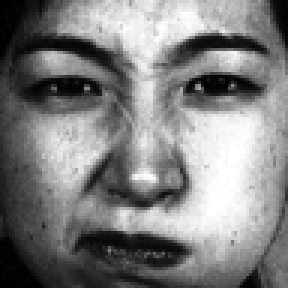
%> input picture 40_periodical_2013_HuMin/gradientGaborHistogram/KA.AN1.39.tiff, 96 x 96 px (shown 3 times larger)
$ octave gaborCombine01.m   (GNU Octave 9; MATLAB toolbox functions it lacks are replaced by stand-ins)
%> lines starting %> are read from the running program, lines starting %| are printed output that depends on the picture; in (x1, y1, x2, y2) boxes, pixels count from 0 and x2, y2 are one past the last pixel; in counts of white or black regions, pixels touching at a corner belong together; the program's own positions count from 1
%> further down, readImage is the input picture: size 96x96 uint8; min 0, max 255, mean 127.5
### 40_periodical_2013_HuMin/gradientGaborHistogram/gaborFilterBank.m
function gaborArray = gaborFilterBank(u,v,m,n)
%> called with u = 5, v = 8, m = 39, n = 39

% GABORFILTERBANK generates a custum Gabor filter bank.
% It creates a u by v cell array, whose elements are m by n matrices;
% each matrix being a 2-D Gabor filter.
%
%
% Inputs:
%       u	:	No. of scales (usually set to 5)
%       v	:	No. of orientations (usually set to 8)
%       m	:	No. of rows in a 2-D Gabor filter (an odd integer number, usually set to 39)
%       n	:	No. of columns in a 2-D Gabor filter (an odd integer number, usually set to 39)
%
% Output:
%       gaborArray: A u by v array, element of which are m by n
%                   matries; each matrix being a 2-D Gabor filter
%
%
% Sample use:
%
% gaborArray = gaborFilterBank(5,8,39,39);
%
%
%
%   Details can be found in:
%
%   M. Haghighat, S. Zonouz, M. Abdel-Mottaleb, "CloudID: Trustworthy
%   cloud-based and cross-enterprise biometric identification,"
%   Expert Systems with Applications, vol. 42, no. 21, pp. 7905-7916, 2015.
%
%
%
% (C)	Mohammad Haghighat, University of Miami
%       haghighat@ieee.org
%       PLEASE CITE THE ABOVE PAPER IF YOU USE THIS CODE.


if (nargin ~= 4)    % Check correct number of arguments
    error('There must be four input arguments (Number of scales and orientations and the 2-D size of the filter)!')
end


%% Create Gabor filters
% Create u*v gabor filters each being an m by n matrix

gaborArray = cell(u,v);
fmax = 0.25;
gama = sqrt(2);
eta = sqrt(2);

for i = 1:u

    fu = fmax/((sqrt(2))^(i-1));
    alpha = fu/gama;
    beta = fu/eta;

    for j = 1:v
        tetav = ((j-1)/v)*pi;
        fprintf('tetav=%f\n',tetav);
        gFilter = zeros(m,n);

        for x = 1:m
            for y = 1:n
                xprime = (x-((m+1)/2))*cos(tetav)+(y-((n+1)/2))*sin(tetav);
                yprime = -(x-((m+1)/2))*sin(tetav)+(y-((n+1)/2))*cos(tetav);
                gFilter(x,y) = (fu^2/(pi*gama*eta))*exp(-((alpha^2)*(xprime^2)+(beta^2)*(yprime^2)))*exp(1i*2*pi*fu*xprime);
            end
        end
        gaborArray{i,j} = gFilter;

    end
end


%% Show Gabor filters (Please comment this section if not needed!)

% [19 lines of commented-out code are left out]

### 40_periodical_2013_HuMin/gradientGaborHistogram/gaborFeaturesArray.m
function featureVectorArray = gaborFeaturesArray(img,gaborArray,d1,d2)
%> called with d1 = 4, d2 = 4

% GABORFEATURES extracts the Gabor features of an input image.
% It creates a column vector, consisting of the Gabor features of the input
% image. The feature vectors are normalized to zero mean and unit variance.
%
%
% Inputs:
%       img         :	Matrix of the input image
%       gaborArray	:	Gabor filters bank created by the function gaborFilterBank
%       d1          :	The factor of downsampling along rows.
%       d2          :	The factor of downsampling along columns.
%
% Output:
%       featureVector	:   A column vector with length (m*n*u*v)/(d1*d2).
%                           This vector is the Gabor feature vector of an
%                           m by n image. u is the number of scales and
%                           v is the number of orientations in 'gaborArray'.
%
%
% Sample use:
%
% img = imread('cameraman.tif');
% gaborArray = gaborFilterBank(5,8,39,39);  % Generates the Gabor filter bank
% featureVector = gaborFeatures(img,gaborArray,4,4);   % Extracts Gabor feature vector, 'featureVector', from the image, 'img'.
%
%
%
%   Details can be found in:
%
%   M. Haghighat, S. Zonouz, M. Abdel-Mottaleb, "CloudID: Trustworthy
%   cloud-based and cross-enterprise biometric identification,"
%   Expert Systems with Applications, vol. 42, no. 21, pp. 7905-7916, 2015.
%
%
%
% (C)	Mohammad Haghighat, University of Miami
%       haghighat@ieee.org
%       PLEASE CITE THE ABOVE PAPER IF YOU USE THIS CODE.


if (nargin ~= 4)        % Check correct number of arguments
    error('Please use the correct number of input arguments!')
end

if size(img,3) == 3     % Check if the input image is grayscale
    warning('The input RGB image is converted to grayscale!')
    img = rgb2gray(img);
end

img = double(img);


%% Filter the image using the Gabor filter bank

% Filter input image by each Gabor filter
[u,v] = size(gaborArray);
gaborResult = cell(u,v);
for i = 1:u
    for j = 1:v
        gaborResult{i,j} = imfilter(img, gaborArray{i,j});
    end
end
%> after the loop, gaborResult = 40 items


%% Create feature vector

% Extract feature vector from input image
featureVectorArray = [];

for i = 1:u
    for j = 1:v

        gaborAbs = abs(gaborResult{i,j});
% [8 lines of commented-out code are left out]
        featureVectorArray{i,j} =  gaborAbs;
    end
end
%> after the loop, featureVectorArray = 40 items


%% Show filtered images (Please comment this section if not needed!)

% [13 lines of commented-out code are left out]
figure('NumberTitle','Off','Name','Magnitudes of filted image');
for i = 1:u
    for j = 1:v
        subplot(u,v,(i-1)*v+j)
        imshow(abs(gaborResult{i,j}),[]);
        title({  ['u = ',num2str(i), ',v = ',num2str(j)] } );
    end
end

### 40_periodical_2013_HuMin/gradientGaborHistogram/gaborCombine01.m
% 5 directions combined face image
% ＧＧＨ 特征提取的基本思想是将同一尺度、不同方向的 Ｇａｂｏｒ特征按照梯度方向构建 Ｇａｂｏｒ特征融合图

close all;

% img = imread('KA.HA4.32Resize.tiff');
% gaborArray = gaborFilterBank(5,8,39,39);  % Generates the Gabor filter bank
% featureVector1 = gaborFeatures(img,gaborArray,4,4);   % Extracts Gabor feature vector, 'featureVector', from the image, 'img'.

readImage=imread('KA.AN1.39.tiff');
% img2=rgb2gray(readImage);
gaborArray = gaborFilterBank(5,8,39,39);
featureVector2=gaborFeaturesArray(readImage,gaborArray,4,4);
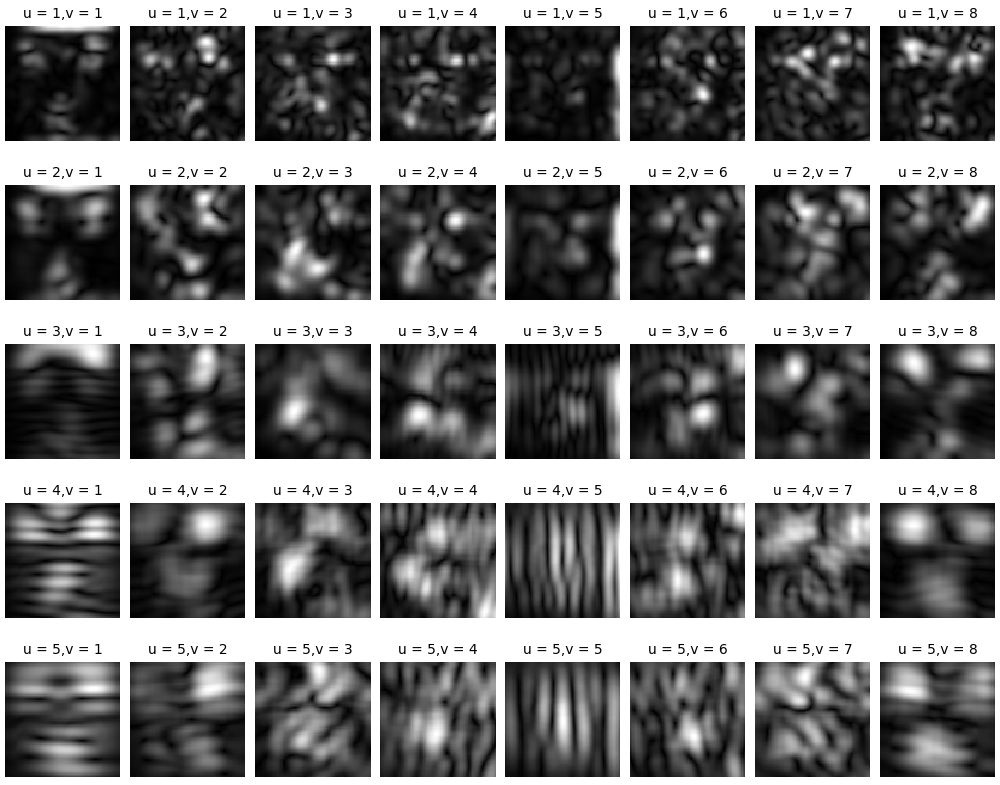
%> figure redrawn from the program's plot data, 40 panels
%> featureVector2 = 40 items

% 同一尺度，不同方向，数据累加
[u,v] = size(featureVector2);
%> u = 5; v = 8
fvArray = featureVector2;
%> fvArray = 40 items
featureAccumulate = cell(u,1);
%> featureAccumulate = {[], [], [], [], []}
for i = 1:u
   [a,b] = size(readImage);
   featureAccumulate{i,1} = zeros(a,b);
    for j = 1:v
      featureAccumulate{i,1} =  featureAccumulate{i,1} + fvArray{i,j};
    end
end
%> this loop made 5 passes
%> after the loop, featureAccumulate = 5 items

% 计算平均值
[c,d] = size(featureAccumulate);
%> c = 5; d = 1
figure('NumberTitle','Off','Name','gabor row combined image');
featureAverage = cell(c,1);
%> featureAverage = {[], [], [], [], []}

for i = 1:c
    for j = 1:d
        featureAverage{i,1}=featureAccumulate{i,j}/8;
        subplot(c,1,i)
        imshow(featureAverage{i,1},[]);
        title({  ['c = ',num2str(i), ',d = ',num2str(j)] } );
    end
end
%> after the loop, featureAverage = 5 items
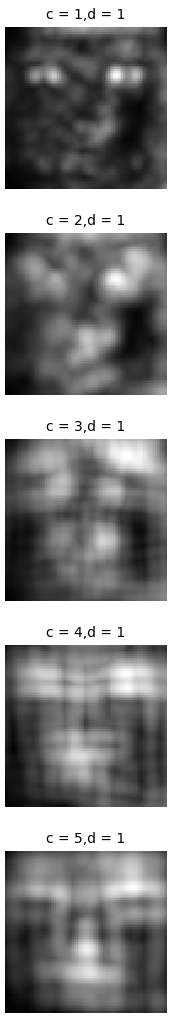
%> figure redrawn from the program's plot data, 5 panels

%40个特征，二值化处理
figure('NumberTitle','Off','Name','40个特征，二值化处理');
[u,v] = size(featureVector2);
fvArray = featureVector2;
featureBinary = cell(u,v);
%> featureBinary = 40 items
for i = 1:u
    for j = 1:v
      featureBinary{i,j} =  imbinarize(fvArray{i,j},featureAverage{i,1});

      subplot(u,v,(i-1)*v+j)
      imshow(featureBinary{i,j},[]);
      title({  ['u = ',num2str(i), ',v = ',num2str(j)] } );
    end
end
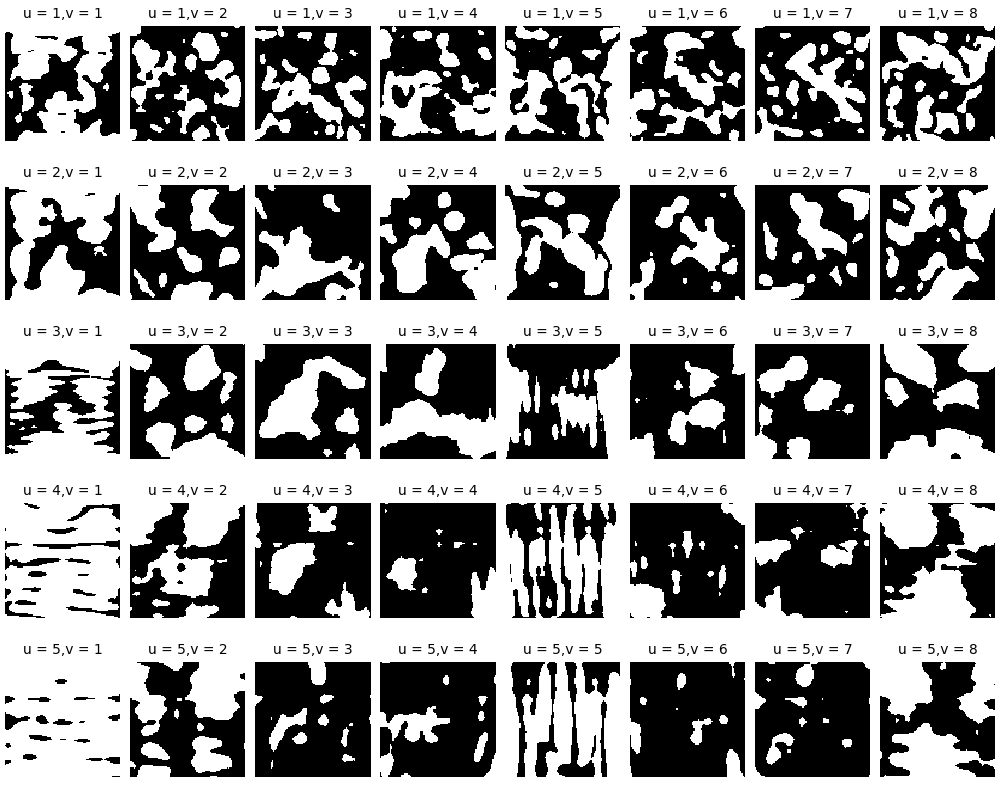
%> figure redrawn from the program's plot data, 40 panels

%40个特征，二值化图像，同一尺度，不同方向融合
figure('NumberTitle','Off','Name','40个特征，二值化图像，同一尺度，不同方向融合');
[m,n] = size(featureBinary);
%> m = 5; n = 8
feaBinaryCombine = cell(m,1);
%> feaBinaryCombine = {[], [], [], [], []}
for i = 1:m
    [j,k]=size(featureBinary{i,1});
    feaBinaryCombine{i,1}=zeros(j,k);
    for j = 1:n
      feaBinaryCombine{i,1} =feaBinaryCombine{i,1} + featureBinary{i,j};
    end
      subplot(m,1,i)
      imshow(feaBinaryCombine{i,1},[]);
      title({  ['m = ',num2str(i), ',n = ',num2str(j)] } );
end
%> after the loop, feaBinaryCombine = 5 items
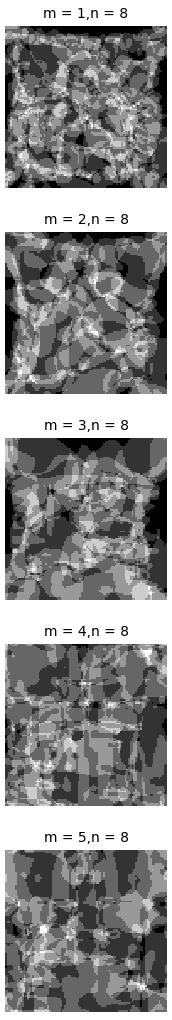
%> figure redrawn from the program's plot data, 5 panels

%梯度方向特征融合
figure('NumberTitle','Off','Name','梯度方向特征融合');
[p,q] = size(feaBinaryCombine);
%> p = 5; q = 1
feaBinaryGradient = cell(p,1);
%> feaBinaryGradient = {[], [], [], [], []}
for i = 1:p
    comItem =feaBinaryCombine{i,1};
    [r,s]=size(comItem);
    feaBinaryGradient{i,1} = zeros(r,s);
    graItem=zeros(r,s);
    for j = 1:r
        for k = 1:s
           if(comItem(j,k)<=3)
               graItem(j,k)=0;
           end

           if(comItem(j,k)>=4)
               graItem(j,k)=1;
           end
        end

    end
      feaBinaryGradient{i,1}=graItem;
      subplot(p,1,i)
      imshow(feaBinaryGradient{i,1},[]);
      title({  ['m = ',num2str(i), ',n = ',num2str(j)] } );
end
%> this loop made 5 passes
%> pass 1, `imshow(feaBinaryGradient{i,1},[]);`:
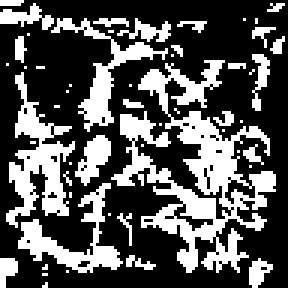
%> displayed picture: size 96x96, on the screen's scale of 0 to 255 (shown 3 times larger); 33.5% white; 53 white regions (37 under 20 px), largest, box (x1, y1, x2, y2) and area: (37, 20, 92, 91) 1340, (2, 24, 25, 76) 457, (6, 61, 41, 91) 315
%> after the loop:
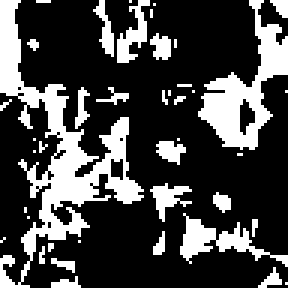
%> graItem: size 96x96 double (shown 3 times larger); values 0 (black) and 1 (white), 26.8% white; 42 white regions (26 under 20 px), largest, box (x1, y1, x2, y2) and area: (0, 0, 48, 96) 1102, (66, 0, 96, 50) 540, (60, 71, 96, 89) 204
%> after the loop, feaBinaryGradient = 5 items
%> after the loop:
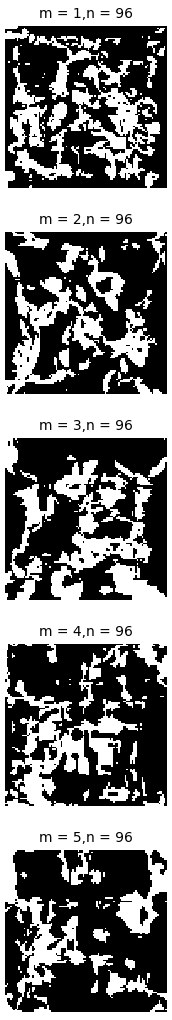
%> figure redrawn from the program's plot data, 5 panels
